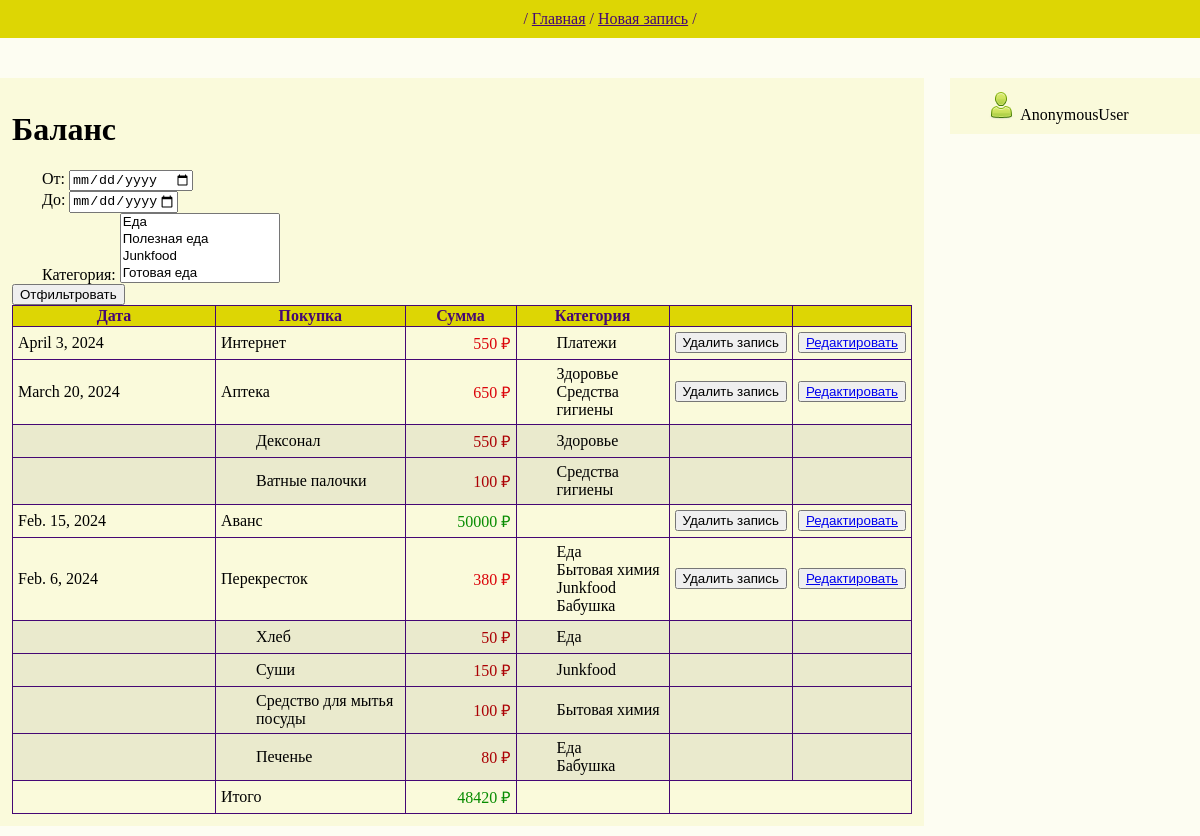
The page / on the database its author committed.
### bookkeeping/models.py (models this page shows, shortened)
class Record(models.Model):
    sum = models.FloatField()
    text = models.TextField()
    date = models.DateField()
    includes_items = models.BooleanField(default=False)
    is_income = models.BooleanField(default=False)
    category = models.ManyToManyField(Category, through='RecordCategory', null=True)

class Category(models.Model):
    name = models.CharField(max_length=255)
    def __str__(self):
        return self.name

class Item(models.Model):
    name = models.TextField()
    cost = models.FloatField()
    category = models.ManyToManyField(Category, through='ItemCategory')
    record = models.ForeignKey(Record, on_delete=models.SET_NULL, null=True)
    amount = models.FloatField(null=True)

### bookkeeping/views.py (the view)
# urls.py: path('', RecordList.as_view()),
class RecordList(ListView):
    model = Record
    ordering = '-date'
    template_name = 'finances.html'
    context_object_name = 'records'
    def get_queryset(self):
        queryset = super().get_queryset()
        self.filterset = RecordFilter(self.request.GET, queryset)
        print(self)
        return self.filterset.qs
    def get_context_data(self, ** kwargs):
        category = self.request.GET.get('category__icontains')
        context = super().get_context_data(**kwargs)
        result = 0
        items = {}
        for i in self.object_list:
            if i.is_income:
                result += i.sum
            else:
                if i.includes_items and category:
                    i_item = Item.objects.filter(record = i.id, category = int(category))
                    for j in i_item:
                        result -= j.cost
                        print(j.cost)
                else:
                    result -= i.sum
            if Item.objects.filter(record = i.id):
                items[i.id] = Item.objects.filter(record = i.id)
        context['result'] = result
        context['items'] = items
        context['filterset'] = self.filterset
        return context

### bookkeeping/templatetags/custom_filters.py (called while the page is built)
@register.filter()
def find_items(items, register_id):
    if register_id in items:
        return items[register_id]

### templates/finances.html (shortened to what this page needs)
{% extends 'default.html' %}
{% load custom_filters %}
{% block content %}
<h1>Баланс</h1>
    <form action="" method="get">
       {{ filterset.form.as_p }}
       <input type="submit" value="Отфильтровать" />
    </form>
    <table>
        <tr>
            <th class = "date">Дата</th>
            <th>Покупка</th>
            <th>Сумма</th>
            <th class = "category">Категория</th>
            <th></th>
            <th></th>
        </tr>
        {% for record in records %}
           {% if record.is_income %}
           <tr class = "income">
           {% else %}
           <tr class = "spending">
           {% endif %}
               <td class = "date">{{ record.date }}</td>
               <td class = "spending">{{ record.text }}</td>
               <td class = "sum">{{ record.sum|floatformat:"-2" }} ₽</td>
               <td class = "category">
               {% if not record.is_income %}
               {% for category in record.category.all %}
               {{ category }}<br>
               {% endfor %}
               {% endif %}
                </td>
                <td class = "sum"><form action="/{{ record.id }}/record_delete/" method="post">
                    <input type="submit" value="Удалить запись">
                </form></td>
                <td><button> <a href="/{{ record.id }}/record_update/">Редактировать</a> </button></td>
           </tr>
            {% if record.includes_items %}
            {% for item in items|find_items:record.id %}
            <tr class = "items">
                <td class = "date"></td>
               <td class = "spending">{{ item.name }}</td>
               <td class = "sum">{{ item.cost|floatformat:"-2" }} ₽</td>
               <td class = "category">
               {% for itemcategory in item.category.all %}
               {{ itemcategory }}<br>
               {% endfor %}
                </td>
                <td></td>
                <td></td>
            </tr>
            {% endfor %}
            {% endif %}
        {% endfor %}
        {% if result < 0 %}
        <tr class = "spending">
        {% else %}
        <tr class = "income">
        {% endif %}
               <td class = "date"></td>
               <td class = "spending">Итого</td>
               <td class = "sum">
                    {{ result|floatformat:"-2" }} ₽
               </td>
               <td class = "category"></td>
           </tr>
    </table>
{% endblock content %}

### templates/default.html (shortened to what this page needs)
<!DOCTYPE html>
 <html lang="ru">
  <head>
   {% load static %}
   <link rel="stylesheet" href="{% static 'style.css' %}">
  </head>
  <body>
    <div class="main">
        <div id="header">
            <span>/</span> <a href="/">Главная</a> <span>/</span> <a href="/record_create">Новая запись</a> <span>/</span>
        </div>
        <div class="main">
        <div id="center">
        {% block content %}
        {% endblock content %}
        </div>
        <div id="sidebar">
            <p><img src="{% static 'User.png' %}"> {{ user }}</p>
        </div>
    </div>
    <p><br>
    <br></p>
 </body>
</html>

### static/style.css (style rules this page uses)
body { font-family: Georgia, 'Times New Roman', Times, serif; background-color: #FDFDF2; margin: auto; }
p { text-indent: 30px; margin-bottom: 0px; margin-top: 0px; text-align: justify }
div { margin: 0 auto 10px auto; background-color: #FAFADB; padding: 5px; #border-radius: 5px; }
div.main { margin: 0 auto; background-color: inherit; min-width: 800px; max-width: 1500px; padding: 0px; border: none; #width: 75%; }
#header { margin: 0 auto 40px auto; background-color: #DDD604; padding: 10px; text-align: center; width: 100%; color: #450774; }
#header a { color: #450774; }
#center { # box-shadow: 0 0 3px 3px #DDD604; width: 75%; padding: 1%; float: left; min-width: 900px; }
#sidebar { float: right; width: 20%; # box-shadow: 0 0 3px 3px #DDD604; padding-bottom: 10px; }
#sidebar > p { margin-top: 5px; }
table { border: 1px solid #450774; border-spacing: 0 0; border-collapse: collapse; }
th { background: #DDD604; color: #450774; border: 1px solid #450774; }
th.date { min-width: 200px; }
th.category { min-width: 150px; }
td { padding: 5px; border-top: 1px solid #450774; border: 1px solid #450774; }
td.date { min-width: 150px; }
td.spending { width: 250px; }
tr.spending td.sum { min-width: 100px; color: #DB040A; text-align: right; }
td.category { padding-left: 40px;; }
tr.income td.sum { min-width: 100px; color: #078C00; text-align: right; }
tr.items td { background-color: #EAEACD; padding-left: 40px; }
tr.items td.sum { color: #AB0004; text-align: right; }

### rows shown on the page
Record: date "April 3, 2024", text "Интернет", sum "550"
Category: name "Платежи"
Record: date "March 20, 2024", text "Аптека", sum "650"
Category: name "Здоровье"
Category: name "Средства гигиены"
Item: name "Дексонал", cost "550"
Item: name "Ватные палочки", cost "100"
Record: date "Feb. 15, 2024", text "Аванс", sum "50000"
Record: date "Feb. 6, 2024", text "Перекресток", sum "380"
Category: name "Еда"
Category: name "Бытовая химия"
Category: name "Junkfood"
Category: name "Бабушка"
Item: name "Хлеб", cost "50"
Item: name "Суши", cost "150"
Item: name "Средство для мытья посуды", cost "100"
Item: name "Печенье", cost "80"

### other values the page prints
{{ result|floatformat:"-2" }} "48420"
{{ user }} "AnonymousUser"
